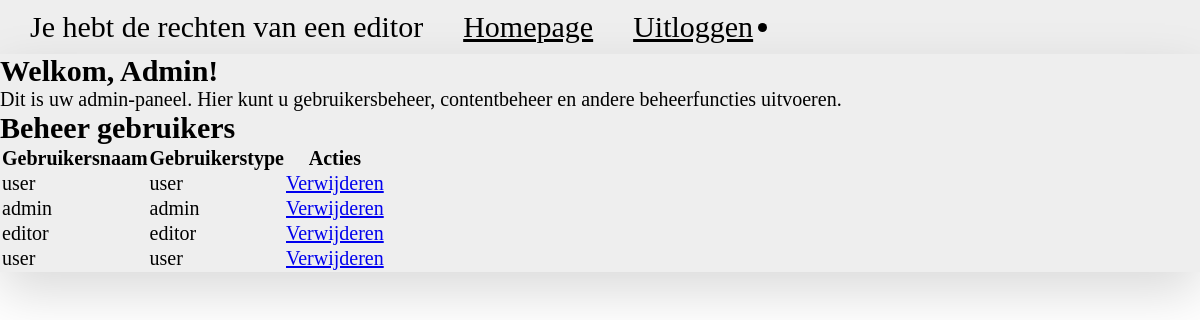
The page /Public/admin.php (signed in) on the database its author committed.
### tables this page shows
CREATE TABLE users (id INTEGER PRIMARY KEY, username TEXT NOT NULL, password TEXT NOT NULL, user_type TEXT NOT NULL, image BLOB);

### Private/functions.php (called while the page is built, shortened)
<?php
function get_all_users(){
    global $db;
    $stmt = $db->prepare('SELECT * FROM users');
    $result = $stmt->execute();
    $users = array();
    while($row = $result->fetchArray(SQLITE3_ASSOC)) {
        $users[] = $row;
    }
    return $users;
}
?>

### Public/admin.php (the view, shortened to what this page needs)
<?php
require_once('../Private/functions.php');
?>
<!DOCTYPE html>
<html lang="en">
<head>
    <link rel="stylesheet" href="styles/style.css">
</head>
<header class="header">
        <nav class="header__nav">
            <ul class="header__ul">
                <li class="header__listItem">
                    <p class="listItem__p">Je hebt de rechten van een <?php echo $_SESSION['user_type'];?></p>
                </li>
                <li class="header__listItem">
                    <a class="listItem__link" href="home.php">Homepage</a>
                </li>
                <li class="header__listItem">
                    <a class="listItem__link" href="uitloggen.php">Uitloggen</a>
                </li>
            </ul>
        </nav>
    </header>
<body>
<div class="header">
    <div class="main-content">
      <h2 class="admin-h2">Welkom, Admin!</h2>
      <p class="">Dit is uw admin-paneel. Hier kunt u gebruikersbeheer, contentbeheer en andere beheerfuncties uitvoeren.</p>
    </div>
    <div class="main-content">
  <h2>Beheer gebruikers</h2>
  <table>
    <thead>
      <tr>
        <th>Gebruikersnaam</th>
        <th>Gebruikerstype</th>
        <th>Acties</th>
      </tr>
    </thead>
    <tbody>
      <?php
        $users = get_all_users();
        foreach($users as $user) {
          echo "<tr>";
          echo "<td>" . $user['username'] . "</td>";
          echo "<td>" . $user['user_type'] . "</td>";
          echo "<td><a href='delete_user.php?id=" . $user['id'] . "'>Verwijderen</a></td>";
          echo "</tr>";
        }
      ?>
    </tbody>
  </table>
</div>
</body>
</html>

### Public/styles/style.css (style rules this page uses)
* { margin: 0; padding: 0; box-sizing: border-box; }
html { font-size: 62.5%; }
.header { width: 100%; margin: auto; background: #EEEEEE; box-shadow: 0 2rem 5rem rgba(0, 0, 0, 0.15); font-size: 3rem; }
.header__nav { width: 100%; display: flex; justify-content: space-between; align-items: center; padding: 0rem 2rem; }
.header__ul { display: flex; align-items: center; justify-content: center; gap: 2rem; }
.header__listItem { padding: 1rem; border-radius: 2rem; list-style: none; }
.listItem__link { color: black; }
.main-content { font-size: 2rem; }

### rows shown on the page
users: username "user", user_type "user"
users: username "admin", user_type "admin"
users: username "editor", user_type "editor"
users: username "user", user_type "user"

### other values the page prints
$_SESSION['user_type'] "editor"
